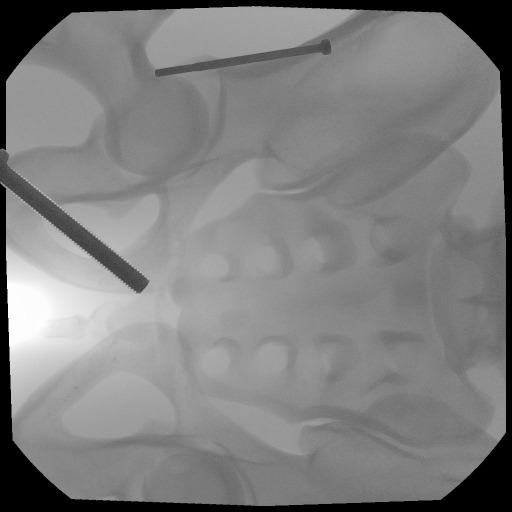
#> input picture screw_detection_bounding_box/datasets/images/img-00016-00001_screw1_screw2_multiple_screws.png, 1024 x 1024 px, given as the content of the folder ../data/original_data, which was not available (shown at 1/2 size)
$ python generate_instrument_bbox_data.py
#> lines starting #> are read from the running program, lines starting #| are printed output that depends on the picture; pictures that were not available may be replaced by others from this repository, and a replacement may not be noted
### synthetic_data_generation/generate_synthetic_data_bounding_box.py
import glob

from PIL import Image, ImageDraw
import numpy as np
import random
import os
from sklearn.model_selection import train_test_split


def overlay_screw_and_label(xray_path, screw_paths, output_dir, label_dir):
#> called with output_dir = './datasets/images', label_dir = './datasets/image_labels'
    print('Processing', xray_path)
    base_name = os.path.splitext(os.path.basename(xray_path))[0]
    xray = Image.open(xray_path).convert("RGBA")
#> xray is the input picture: PIL image 1024x1024 RGBA; mean R, G, B, A 127.2, 127.2, 127.2, 254.9
    xray_width, xray_height = xray.size
#> xray_width = 1024; xray_height = 1024

    # Overlay multiple screws
    label_str = ""
    for screw_path in screw_paths:
        screw_name = os.path.splitext(os.path.basename(screw_path))[0]
        base_name = base_name + '_' + screw_name

        screw = Image.open(screw_path).convert("RGBA")
        scale = random.uniform(0.7, 1)
        angle = random.randint(0, 360)
        screw = screw.rotate(angle, expand=True)
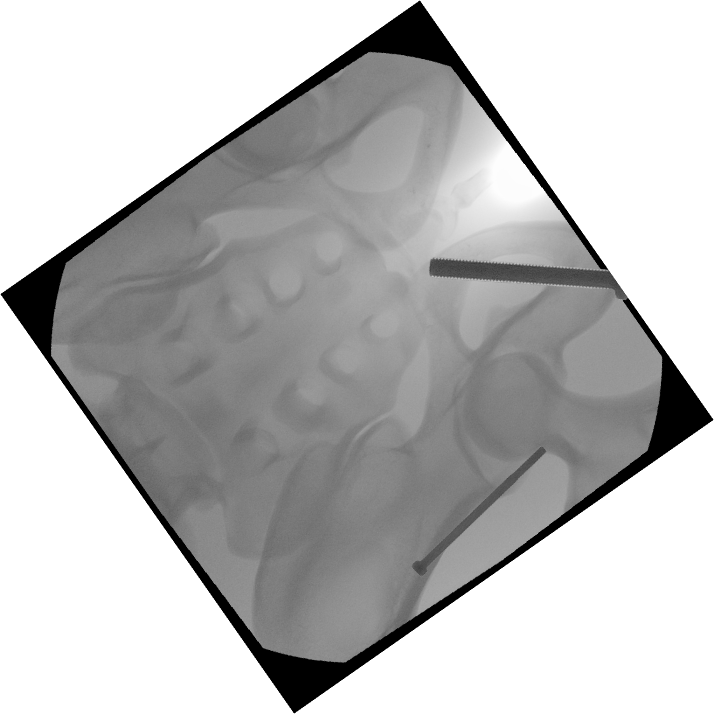
#> screw: PIL image 1428x1428 RGBA (shown at 1/2 size); mean R, G, B, A 65.4, 65.4, 65.4, 131.1; transparent parts drawn white
        screw_size = tuple([int(dim * scale) for dim in screw.size])
#> screw_size = (1361, 1361)
        screw = screw.resize(screw_size, Image.Resampling.LANCZOS)
#> screw: PIL image 1361x1361 RGBA

        # Adjust for partial entry
        x_pos = random.randint(-screw_size[0] // 2, xray_width - screw_size[0] // 2)
#> x_pos = -599
        y_pos = random.randint(-screw_size[1] // 2, xray_height - screw_size[1] // 2)
#> y_pos = -151
        xray.paste(screw, (x_pos, y_pos), screw)
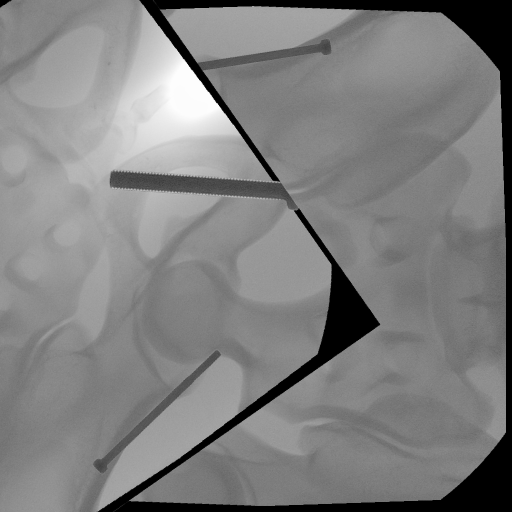
#> xray: PIL image 1024x1024 RGBA (shown at 1/2 size); mean R, G, B, A 127.7, 127.7, 127.7, 254.8; transparent parts drawn white

        # Calculate bounding box
        bbox = [max(0, x_pos), max(0, y_pos), min(xray_width, x_pos + screw_size[0]),
                min(xray_height, y_pos + screw_size[1])]
#> bbox = [0, 0, 762, 1024]
        x_center = ((bbox[0] + bbox[2]) / 2) / xray_width
#> x_center = 0.372
        y_center = ((bbox[1] + bbox[3]) / 2) / xray_height
#> y_center = 0.5
        norm_width = (bbox[2] - bbox[0]) / xray_width
#> norm_width = 0.744
        norm_height = (bbox[3] - bbox[1]) / xray_height
#> norm_height = 1

        screw_class = 0 if screw_name == "screw1" else 1 if screw_name == "screw2" else 2
        label_str += f"{screw_class} {x_center} {y_center} {norm_width} {norm_height}\n"

    output_image_path = os.path.join(output_dir, f"{base_name}_multiple_screws.png")
    label_file_path = os.path.join(label_dir, f"{base_name}_multiple_screws.txt")

    # Save the synthetic image and label
    xray.save(output_image_path)
    with open(label_file_path, 'w') as label_file:
        label_file.write(label_str)


def generate_bbox_data(data_dir, dataset_dir):
    xray_dir = os.path.join(data_dir, "original_data")  # Directory containing original X-ray images
    screw_dir = os.path.join(data_dir, "screws")
    output_dir = os.path.join(dataset_dir, "images")  # Directory where synthetic images will be saved
    label_dir = os.path.join(dataset_dir, "image_labels")
    # Process each X-ray image to create synthetic data
    for xray_file in os.listdir(xray_dir):
        xray_path = os.path.join(xray_dir, xray_file)
        if os.path.isfile(xray_path):
            screw_images = glob.glob(screw_dir + "/*.png")
            for i in range(len(screw_images)):
                screw_subset = screw_images[:i + 1]
                overlay_screw_and_label(xray_path, screw_subset, output_dir, label_dir)

### synthetic_data_generation/utils.py
import glob
import os
import random
import shutil

import cv2
import numpy as np
from PIL import ImageEnhance, ImageFilter, Image
from sklearn.model_selection import train_test_split


# [56 lines left out: functions apply_transformations, add_noise_and_blur, not called in this run]


def move_files(files, source_dir, target_dir):
    for file in files:
        os.rename(os.path.join(source_dir, file), os.path.join(target_dir, file))


# [7 lines left out: function copy_files, not called in this run]


def arrange():
    output_dir = os.path.join('datasets', "images")  # Directory where synthetic images will be saved
    label_dir = os.path.join('datasets', "labels")  # Directory where label files will be saved
    #
    #
    # Make sure output directories exist
    os.makedirs(output_dir, exist_ok=True)
    os.makedirs(label_dir, exist_ok=True)

    # Define paths for train and validation splits
    train_images_dir = os.path.join(output_dir, 'train')
    val_images_dir = os.path.join(output_dir, 'val')
    train_labels_dir = os.path.join(label_dir, 'train')
    val_labels_dir = os.path.join(label_dir, 'val')

    # Create directories for train and val splits if they don't exist
    os.makedirs(train_images_dir, exist_ok=True)
    os.makedirs(val_images_dir, exist_ok=True)
    os.makedirs(train_labels_dir, exist_ok=True)
    os.makedirs(val_labels_dir, exist_ok=True)

    # Get list of generated image and label files
    image_files = [f for f in os.listdir(output_dir) if f.endswith('.png')]
    label_files = [f.replace('.png', '.txt') for f in image_files]

    # Split data into training and validation sets
#> (the run stopped early here; a loop or call above may not have finished)

$ run again, on screw_detection_bounding_box/datasets/images/val/img-00017-00012_screw1.png
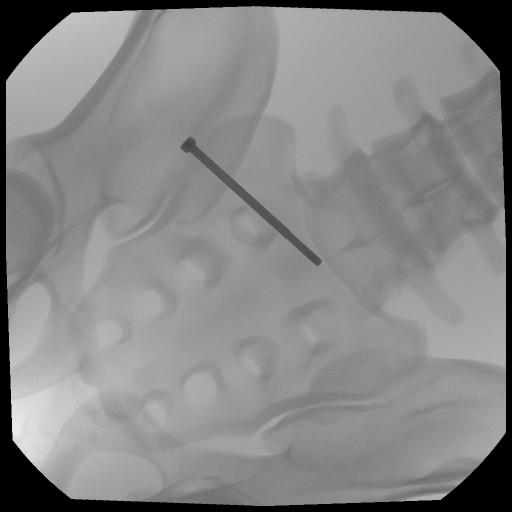
#> input picture screw_detection_bounding_box/datasets/images/val/img-00017-00012_screw1.png, 1024 x 1024 px, given as the content of the folder ../data/original_data, which was not available (shown at 1/2 size)
#> in overlay_screw_and_label, xray is the input picture: PIL image 1024x1024 RGBA; mean R, G, B, A 134.7, 134.7, 134.7, 254.9
#> in overlay_screw_and_label, `screw = screw.rotate(angle, expand=True)`:
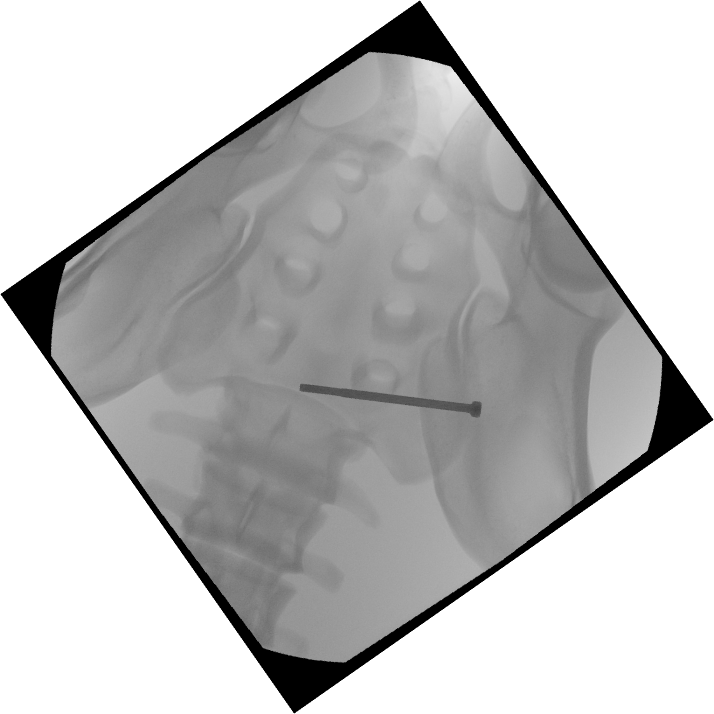
#> screw: PIL image 1428x1428 RGBA (shown at 1/2 size); mean R, G, B, A 69.3, 69.3, 69.3, 131.1; transparent parts drawn white
#> in overlay_screw_and_label, `xray.paste(screw, (x_pos, y_pos), screw)`:
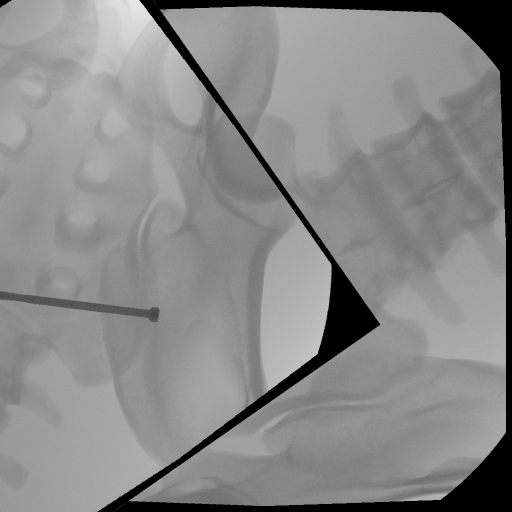
#> xray: PIL image 1024x1024 RGBA (shown at 1/2 size); mean R, G, B, A 136.8, 136.8, 136.8, 254.9; transparent parts drawn white
